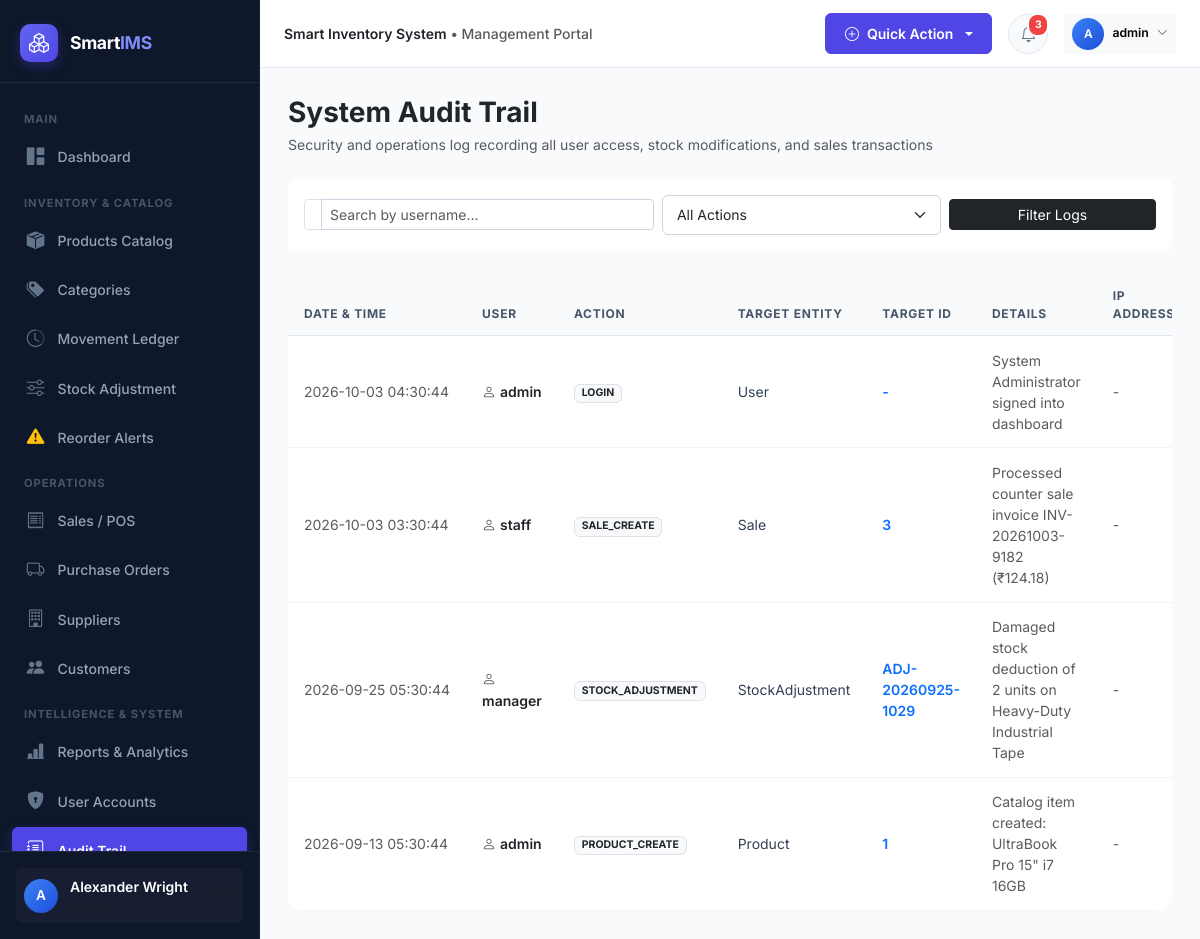
The app's page /audit (signed in) with its own data.
### models/user.py (models this page shows, shortened)
class User(UserMixin, db.Model):
    __tablename__ = 'users'
    id = db.Column(db.Integer, primary_key=True)
    username = db.Column(db.String(64), unique=True, nullable=False, index=True)
    email = db.Column(db.String(120), unique=True, nullable=False, index=True)
    password_hash = db.Column(db.String(256), nullable=False)
    full_name = db.Column(db.String(100), nullable=False)
    phone = db.Column(db.String(25))
    role_id = db.Column(db.Integer, db.ForeignKey('roles.id'), nullable=False)
    is_active = db.Column(db.Boolean, default=True)
    last_login = db.Column(db.DateTime)
    created_at = db.Column(db.DateTime, default=datetime.utcnow)
    updated_at = db.Column(db.DateTime, default=datetime.utcnow, onupdate=datetime.utcnow)
    role = db.relationship('Role', back_populates='users')
    purchases = db.relationship('PurchaseOrder', back_populates='user', lazy='dynamic')
    sales = db.relationship('Sale', back_populates='user', lazy='dynamic')
    inventory_transactions = db.relationship('InventoryTransaction', back_populates='user', lazy='dynamic')
    stock_adjustments = db.relationship('StockAdjustment', back_populates='user', lazy='dynamic')
    audit_logs = db.relationship('AuditLog', back_populates='user', lazy='dynamic')
    def has_role(self, *role_names):
        if not self.role:
            return False
        return self.role.name in role_names
    @property
    def is_admin(self):
        return self.role and self.role.name == 'Admin'

### models/audit.py (models this page shows, shortened)
class AuditLog(db.Model):
    __tablename__ = 'audit_logs'
    id = db.Column(db.Integer, primary_key=True)
    user_id = db.Column(db.Integer, db.ForeignKey('users.id'), nullable=True)
    username = db.Column(db.String(64), nullable=False, default='System')
    action = db.Column(db.String(50), nullable=False, index=True)
    target_type = db.Column(db.String(50), nullable=False) # 'Product', 'Purchase', 'Sale', 'Category', 'User', etc.
    target_id = db.Column(db.String(64), nullable=True)
    details = db.Column(db.Text)
    ip_address = db.Column(db.String(50), nullable=True)
    created_at = db.Column(db.DateTime, default=datetime.utcnow, index=True)
    user = db.relationship('User', back_populates='audit_logs')

### routes/audit.py (the view)
@audit_bp.route('/audit')
@login_required
@admin_required
def index():
    page = request.args.get('page', 1, type=int)
    action_filter = request.args.get('action', 'all')
    user_search = request.args.get('username', '').strip()
    query = AuditLog.query
    if action_filter != 'all':
        query = query.filter(AuditLog.action == action_filter)
    if user_search:
        query = query.filter(AuditLog.username.ilike(f"%{user_search}%"))
    pagination = query.order_by(AuditLog.created_at.desc()).paginate(
        page=page, per_page=20, error_out=False
    )
    logs = pagination.items
    unique_actions = [a[0] for a in AuditLog.query.with_entities(AuditLog.action).distinct().all()]
    return render_template(
        'audit/index.html',
        logs=logs,
        pagination=pagination,
        actions=unique_actions,
        selected_action=action_filter,
        user_search=user_search
    )

### templates/audit/index.html (shortened to what this page needs)
{% extends "base.html" %}
{% block content %}
<div class="d-flex flex-column flex-md-row align-items-md-center justify-content-between mb-4 gap-3">
  <div>
    <h3 class="fw-bold text-dark mb-1">System Audit Trail</h3>
    <p class="text-muted small mb-0">Security and operations log recording all user access, stock modifications, and sales transactions</p>
  </div>
</div>
<div class="card border-0 shadow-card rounded-3 mb-4">
  <div class="card-body p-3">
    <form method="GET" action="{{ url_for('audit.index') }}" class="row g-2 align-items-center">
      <div class="col-md-5">
        <div class="input-group input-group-sm">
          <span class="input-group-text bg-white text-muted"></span>
          <input type="text" name="username" class="form-control" placeholder="Search by username..." value="{{ user_search }}">
        </div>
      </div>
      <div class="col-md-4">
        <select name="action" class="form-select form-select-sm">
          <option value="all" {% if selected_action == 'all' %}selected{% endif %}>All Actions</option>
        </select>
      </div>
      <div class="col-md-3 d-flex gap-1">
        <button type="submit" class="btn btn-sm btn-dark w-100">Filter Logs</button>
      </div>
    </form>
  </div>
</div>
<div class="card border-0 shadow-card rounded-4 overflow-hidden">
  <div class="table-responsive">
    <table class="table table-custom mb-0">
      <thead>
        <tr>
          <th>Date & Time</th>
          <th>User</th>
          <th>Action</th>
          <th>Target Entity</th>
          <th>Target ID</th>
          <th>Details</th>
          <th>IP Address</th>
        </tr>
      </thead>
      <tbody>
        {% for log in logs %}
        <tr>
          <td class="text-muted extra-small" style="white-space: nowrap;">
            {{ log.created_at.strftime('%Y-%m-%d %H:%M:%S') }}
          </td>
          <td>
            <span class="fw-semibold text-dark"><i class="bi bi-person me-1 text-muted"></i>{{ log.username }}</span>
          </td>
          <td>
            <span class="badge bg-light text-dark border">{{ log.action }}</span>
          </td>
          <td>{{ log.target_type }}</td>
          <td class="fw-semibold text-primary small">{{ log.target_id or '-' }}</td>
          <td class="small text-muted">{{ log.details or '-' }}</td>
          <td class="extra-small text-muted">{{ log.ip_address or '-' }}</td>
        </tr>
        {% else %}
        <tr>
          <td colspan="7" class="text-center py-4 text-muted">No audit logs recorded matching filters.</td>
        </tr>
        {% endfor %}
      </tbody>
    </table>
  </div>
</div>
{% endblock %}

### templates/base.html (shortened to what this page needs)
<!DOCTYPE html>
<html lang="en">
<head>
  <link href="https://cdn.jsdelivr.net/npm/bootstrap@5.3.3/dist/css/bootstrap.min.css" rel="stylesheet">
  <link href="https://cdn.jsdelivr.net/npm/bootstrap-icons@1.11.3/font/bootstrap-icons.min.css" rel="stylesheet">
  <link href="{{ url_for('static', filename='css/style.css') }}" rel="stylesheet">
</head>
<body>
{% if current_user.is_authenticated %}
  <aside id="sidebar-wrapper">
    <div class="sidebar-brand">
      <div class="sidebar-brand-icon">
        <i class="bi bi-boxes"></i>
      </div>
      <div class="sidebar-brand-text">Smart<span>IMS</span></div>
    </div>
    <div class="sidebar-menu">
      <div class="sidebar-heading">Main</div>
      <a href="{{ url_for('dashboard.index') }}" class="nav-link-custom {% if request.endpoint == 'dashboard.index' %}active{% endif %}">
        <i class="bi bi-grid-1x2-fill"></i>
        <span>Dashboard</span>
      </a>
      <div class="sidebar-heading">Inventory & Catalog</div>
      <a href="{{ url_for('products.index') }}" class="nav-link-custom {% if request.endpoint and request.endpoint.startswith('products.') %}active{% endif %}">
        <i class="bi bi-box-seam-fill"></i>
        <span>Products Catalog</span>
      </a>
      <a href="{{ url_for('categories.index') }}" class="nav-link-custom {% if request.endpoint and request.endpoint.startswith('categories.') %}active{% endif %}">
        <i class="bi bi-tags-fill"></i>
        <span>Categories</span>
      </a>
      <a href="{{ url_for('inventory.ledger') }}" class="nav-link-custom {% if request.endpoint == 'inventory.ledger' %}active{% endif %}">
        <i class="bi bi-clock-history"></i>
        <span>Movement Ledger</span>
      </a>
      <a href="{{ url_for('inventory.adjust') }}" class="nav-link-custom {% if request.endpoint == 'inventory.adjust' %}active{% endif %}">
        <i class="bi bi-sliders"></i>
        <span>Stock Adjustment</span>
      </a>
      <a href="{{ url_for('inventory.reorder') }}" class="nav-link-custom {% if request.endpoint == 'inventory.reorder' %}active{% endif %}">
        <i class="bi bi-exclamation-triangle-fill text-warning"></i>
        <span>Reorder Alerts</span>
      </a>
      <div class="sidebar-heading">Operations</div>
      <a href="{{ url_for('sales.index') }}" class="nav-link-custom {% if request.endpoint and request.endpoint.startswith('sales.') %}active{% endif %}">
        <i class="bi bi-receipt"></i>
        <span>Sales / POS</span>
      </a>
      <a href="{{ url_for('purchases.index') }}" class="nav-link-custom {% if request.endpoint and request.endpoint.startswith('purchases.') %}active{% endif %}">
        <i class="bi bi-truck"></i>
        <span>Purchase Orders</span>
      </a>
      <a href="{{ url_for('suppliers.index') }}" class="nav-link-custom {% if request.endpoint and request.endpoint.startswith('suppliers.') %}active{% endif %}">
        <i class="bi bi-building"></i>
        <span>Suppliers</span>
      </a>
      <a href="{{ url_for('customers.index') }}" class="nav-link-custom {% if request.endpoint and request.endpoint.startswith('customers.') %}active{% endif %}">
        <i class="bi bi-people-fill"></i>
        <span>Customers</span>
      </a>
      <div class="sidebar-heading">Intelligence & System</div>
      <a href="{{ url_for('reports.index') }}" class="nav-link-custom {% if request.endpoint and request.endpoint.startswith('reports.') %}active{% endif %}">
        <i class="bi bi-bar-chart-line-fill"></i>
        <span>Reports & Analytics</span>
      </a>
      {% if current_user.is_admin %}
      <a href="{{ url_for('users.index') }}" class="nav-link-custom {% if request.endpoint and request.endpoint.startswith('users.') %}active{% endif %}">
        <i class="bi bi-shield-lock-fill"></i>
        <span>User Accounts</span>
      </a>
      <a href="{{ url_for('audit.index') }}" class="nav-link-custom {% if request.endpoint == 'audit.index' %}active{% endif %}">
        <i class="bi bi-journal-text"></i>
        <span>Audit Trail</span>
      </a>
      {% endif %}
    </div>
    <div class="sidebar-footer">
      <div class="user-badge">
        <div class="user-avatar-sm">
          {{ current_user.full_name[:1] }}
        </div>
        <div class="overflow-hidden flex-grow-1">
          <div class="text-white text-truncate fw-semibold small">{{ current_user.full_name }}</div>
          <div class="text-muted extra-small text-truncate" style="font-size:0.75rem;">{{ current_user.role.name }}</div>
        </div>
        <a href="{{ url_for('auth.logout') }}" class="text-muted hover-white ms-1" title="Sign Out">
          <i class="bi bi-box-arrow-right fs-5"></i>
        </a>
      </div>
    </div>
  </aside>
  <div id="page-content-wrapper">
    <nav class="top-navbar">
      <div class="d-flex align-items-center gap-3">
        <div class="d-none d-md-block text-muted small fw-medium">
          <span class="text-dark fw-semibold">{{ app_config.COMPANY_NAME }}</span> &bull; Management Portal
        </div>
      </div>
      <div class="d-flex align-items-center gap-3">
        <div class="dropdown">
          <button class="btn btn-sm btn-primary dropdown-toggle d-flex align-items-center gap-2" type="button" data-bs-toggle="dropdown">
            <i class="bi bi-plus-circle"></i>
            <span class="d-none d-sm-inline">Quick Action</span>
          </button>
        </div>
        <div class="dropdown">
          <button class="nav-icon-btn" type="button" data-bs-toggle="dropdown" aria-expanded="false">
            <i class="bi bi-bell"></i>
            <span id="notif-badge" class="pulse-badge" style="{% if unread_notifications_count == 0 %}display:none;{% endif %}">
              {{ unread_notifications_count }}
            </span>
          </button>
        </div>
        <div class="dropdown">
          <button class="btn btn-sm btn-light border-0 d-flex align-items-center gap-2" type="button" data-bs-toggle="dropdown">
            <div class="user-avatar-sm" style="width: 32px; height: 32px; font-size: 0.75rem;">
              {{ current_user.full_name[:1] }}
            </div>
            <span class="d-none d-md-inline small fw-semibold">{{ current_user.username }}</span>
            <i class="bi bi-chevron-down extra-small text-muted" style="font-size:0.7rem;"></i>
          </button>
        </div>
      </div>
    </nav>
    <main class="main-body-container">
      {% block content %}{% endblock %}
    </main>
  </div>
{% else %}
  <main class="w-100 min-vh-100 d-flex align-items-center justify-content-center p-3">
    {% block auth_content %}{% endblock %}
  </main>
{% endif %}
</body>
</html>

### records on screen
User: full_name "A", full_name "Alexander Wright", username "admin"
AuditLog: created_at "2026-10-03 04:30:44", username "admin", action "LOGIN", target_type "User", target_id "-", details "System Administrator signed into dashboard", ip_address "-"
AuditLog: created_at "2026-10-03 03:30:44", username "staff", action "SALE_CREATE", target_type "Sale", target "3", details "Processed counter sale invoice INV-20261003-9182 (₹124.18)", ip_address "-"
AuditLog: created_at "2026-09-25 05:30:44", username "manager", action "STOCK_ADJUSTMENT", target_type "StockAdjustment", target "ADJ-20260925-1029", details "Damaged stock deduction of 2 units on Heavy-Duty Industrial Tape", ip_address "-"
AuditLog: created_at "2026-09-13 05:30:44", username "admin", action "PRODUCT_CREATE", target_type "Product", target "1", details "Catalog item created: UltraBook Pro 15\" i7 16GB", ip_address "-"

### other values on screen
{{ app_config.COMPANY_NAME }} "Smart Inventory System"
{{ unread_notifications_count }} "3"
